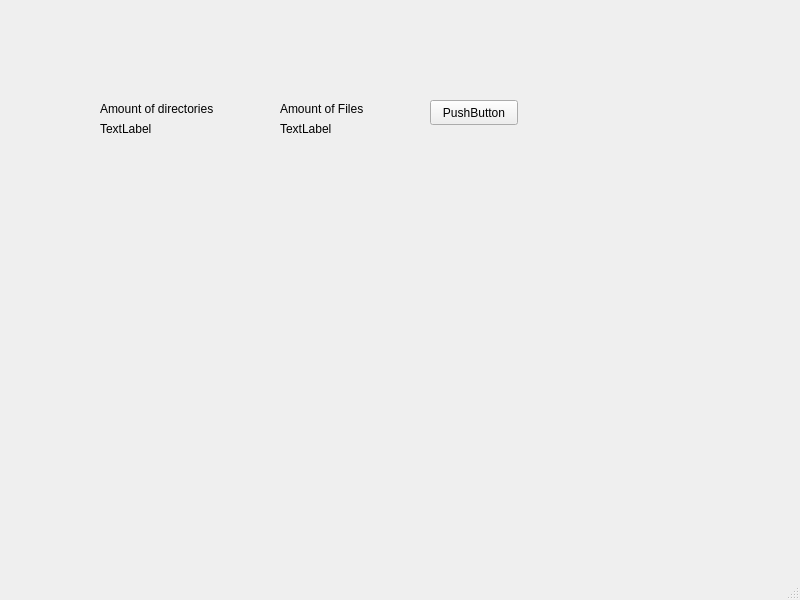
<?xml version="1.0" encoding="UTF-8"?>
<ui version="4.0">
 <class>MainWindow</class>
 <widget class="QMainWindow" name="MainWindow">
  <property name="geometry">
   <rect>
    <x>0</x>
    <y>0</y>
    <width>800</width>
    <height>600</height>
   </rect>
  </property>
  <property name="windowTitle">
   <string>MainWindow</string>
  </property>
  <widget class="QWidget" name="centralwidget">
   <widget class="QLabel" name="label">
    <property name="geometry">
     <rect>
      <x>100</x>
      <y>100</y>
      <width>151</width>
      <height>17</height>
     </rect>
    </property>
    <property name="text">
     <string>Amount of directories</string>
    </property>
   </widget>
   <widget class="QLabel" name="label_2">
    <property name="geometry">
     <rect>
      <x>280</x>
      <y>100</y>
      <width>111</width>
      <height>17</height>
     </rect>
    </property>
    <property name="text">
     <string>Amount of Files</string>
    </property>
   </widget>
   <widget class="QPushButton" name="pushButton">
    <property name="geometry">
     <rect>
      <x>430</x>
      <y>100</y>
      <width>88</width>
      <height>25</height>
     </rect>
    </property>
    <property name="text">
     <string>PushButton</string>
    </property>
   </widget>
   <widget class="QLabel" name="label_3">
    <property name="geometry">
     <rect>
      <x>100</x>
      <y>120</y>
      <width>66</width>
      <height>17</height>
     </rect>
    </property>
    <property name="text">
     <string>TextLabel</string>
    </property>
   </widget>
   <widget class="QLabel" name="label_4">
    <property name="geometry">
     <rect>
      <x>280</x>
      <y>120</y>
      <width>66</width>
      <height>17</height>
     </rect>
    </property>
    <property name="text">
     <string>TextLabel</string>
    </property>
   </widget>
  </widget>
  <widget class="QMenuBar" name="menubar">
   <property name="geometry">
    <rect>
     <x>0</x>
     <y>0</y>
     <width>800</width>
     <height>22</height>
    </rect>
   </property>
  </widget>
  <widget class="QStatusBar" name="statusbar"/>
 </widget>
 <resources/>
 <connections/>
</ui>
